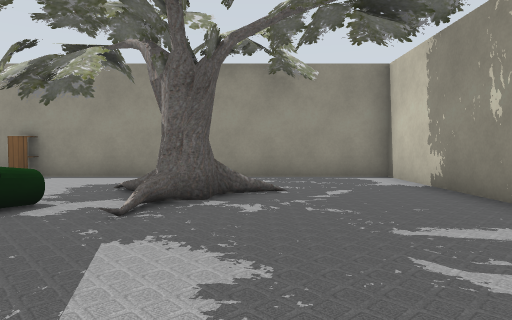
[1] (above)

18 first-person views from a walk through a world built for the Gazebo simulator. The camera is 0.72 m above the floor, tilts 2° down and sees 75° across. Floor lines are 1 m apart. The floor is counted in squares, 1 m on a side. Each view is taken from the middle of a square. On the plan, view 1 faces up. The plan holds only what a view shows up to about 10 squares ahead; the rest is blank. The place goes on beyond the plan. The robots in the file are not drawn. Simple patterns stand in for the simulator's built-in surfaces. Some stock models are drawn as simple stand-ins.

[2]
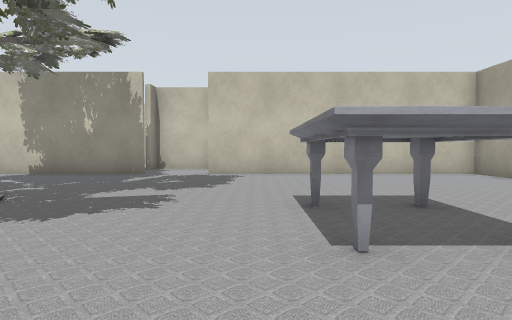

[3]
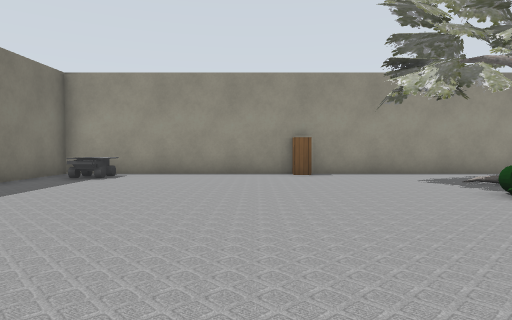

[4]
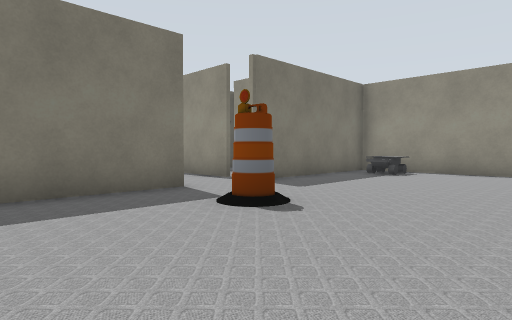

[5]
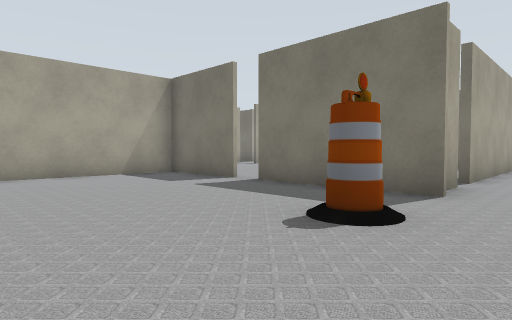

[6]
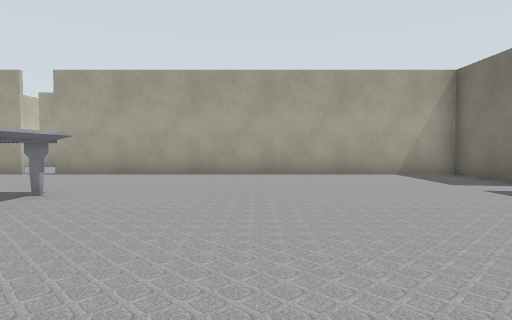

[7]
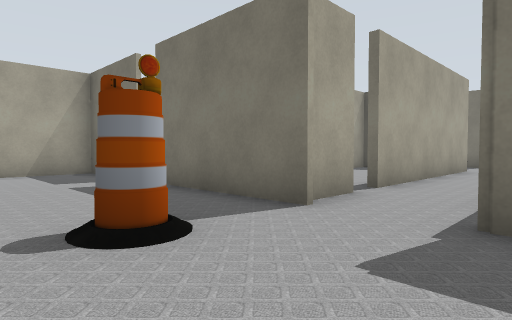

[8]
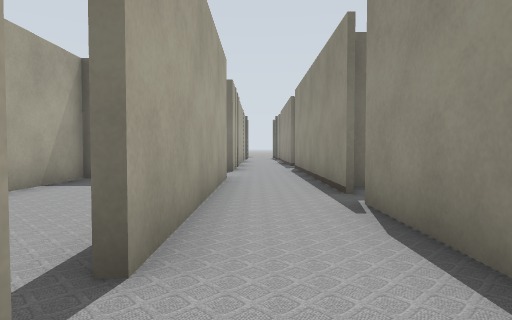

[9]
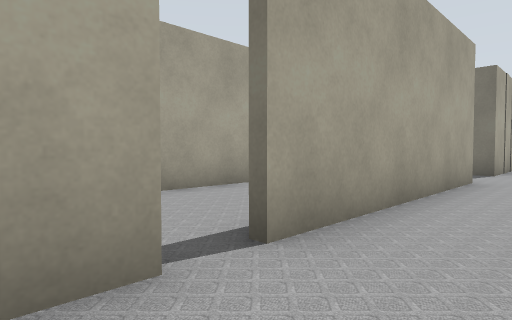

[10]
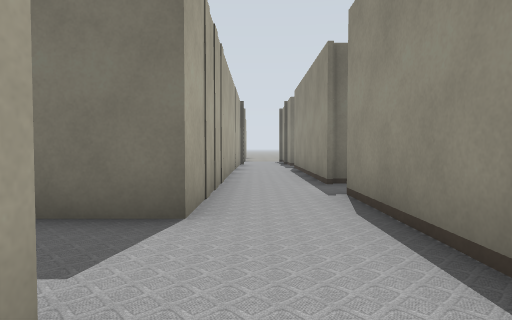

[11]
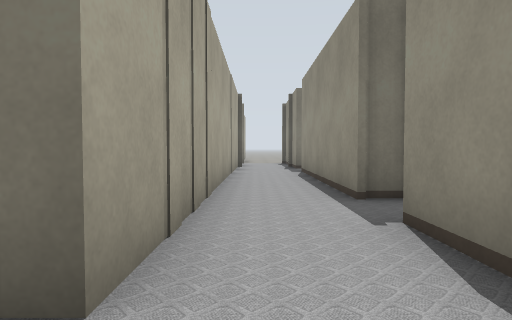

[12]
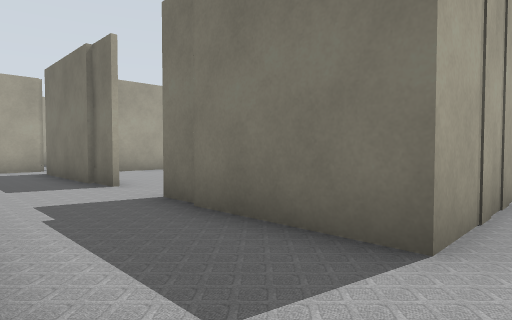

[13]
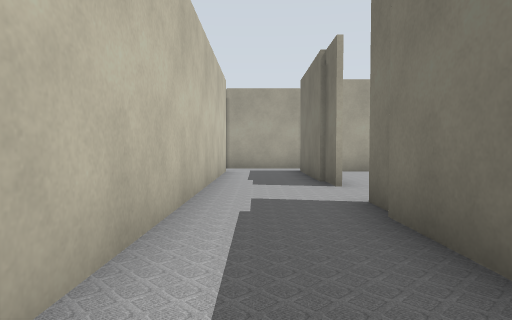

[14]
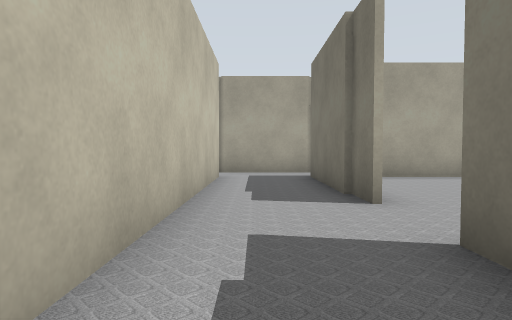

[15]
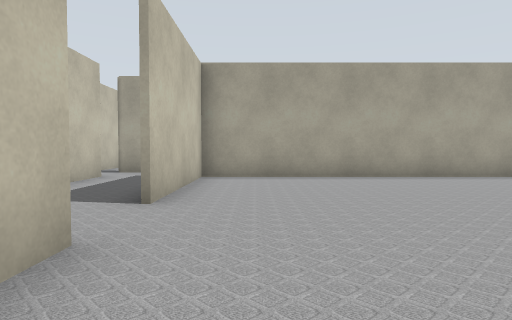

[16]
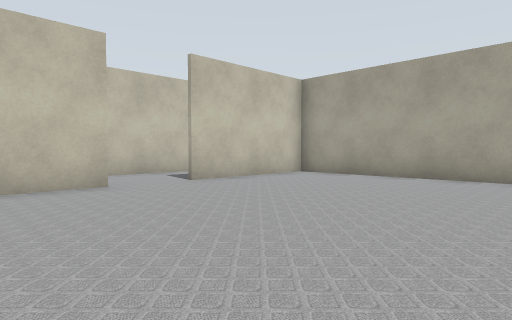

[17]
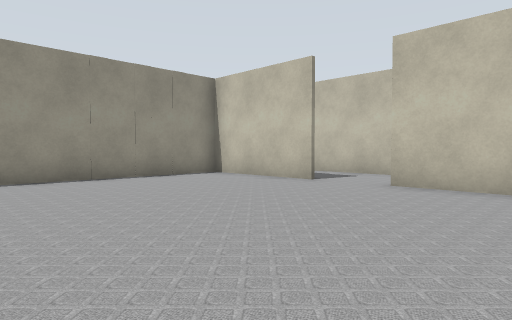

[18]
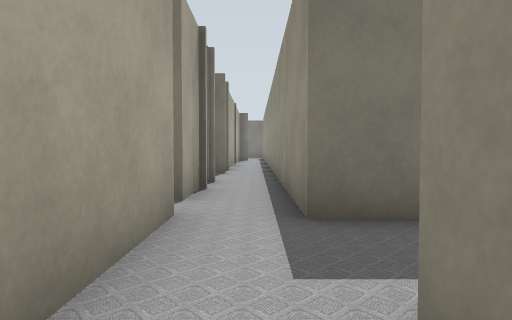

### Floor plan
Ten units are one square. View 1 is at (0, 0); x grows to the right and y downward. Boxes are objects, and circles mark ways between rooms. Rooms are numbered by the first view taken in them; rooms with no view inside come last. Other rooms are left out.
<svg viewBox="-310 -90 348 195">
<path fill="none" stroke="#000" d="M-124 -15 -124 24M-6 61 0 61M-124 31 -124 61 -15 61M33 -31 33 -84 -124 -84 -124 -32M-134 -34 -174 -34M-140 -13 -128 -13M19 61 33 61 33 -14M-175 -13 -148 -13M-182 -34 -214 -34M-211 -13 -175 -13M-268 -42 -268 -34 -305 -34M-214 -34 -252 -34M-305 -13 -234 -13M-234 42 -234 54M-234 16 -234 25M-211 55 -211 -9M-234 -13 -234 15M-236 25 -236 -9M-305 84 -236 84 -236 43M-239 -11 -290 -11M-206 85 -211 85 -211 55M-226 99 -209 99M-234 54 -234 85M-210 21 -158 21M-260 99 -245 99M-238 99 -226 99M-234 85 -276 85"/>
<rect x="-115" y="-85" width="10" height="20" fill="#bbb"><title>other object</title></rect>
<rect x="-105" y="-15" width="10" height="10" fill="#bbb"><title>barrel</title></rect>
<rect x="-65" y="-85" width="10" height="10" fill="#bbb"><title>cabinet</title></rect>
<rect x="-45" y="5" width="30" height="20" fill="#bbb"><title>marble table</title></rect>
<rect x="-45" y="-75" width="50" height="40" fill="#bbb"><title>oak tree</title></rect>
<rect x="-35" y="-45" width="10" height="10" fill="#bbb"><title>bin</title></rect>
<circle cx="-170" cy="-20" r="3" fill="#2a7"/>
<circle cx="-145" cy="-10" r="3" fill="#2a7"/>
<circle cx="-220" cy="-20" r="3" fill="#2a7"/>
<circle cx="-220" cy="0" r="3" fill="#2a7"/>
<circle cx="-240" cy="35" r="3" fill="#2a7"/>
<circle cx="-220" cy="60" r="3" fill="#2a7"/>
<circle cx="-230" cy="90" r="3" fill="#2a7"/>
<text x="-50" y="-10">1</text>
<text x="-190" y="-20">2</text>
<text x="-250" y="-20">3</text>
<text x="-230" y="30">4</text>
<text x="-270" y="40">5</text>
<text x="-180" y="80">6</text>
<text x="-170" y="0">7</text>
<text x="-250" y="90">8</text>
</svg>
Room 1 opens to room 2. Room 1 opens to room 7. Room 2 opens to room 3. Room 3 opens to room 4. Room 4 opens to room 5. Room 4 opens to room 6. Room 6 opens to room 8.

Where each view was taken, in squares from view 1:
view 1: 0 up, 0 right, facing up
view 2: 0 up, 6 left, facing right
view 3: 1 down, 7 left, facing up
view 4: 2 down, 7 left, facing up-left
view 5: 3 up, 7 left, facing down-left
view 6: 3 up, 7 left, facing down
view 7: 4 up, 9 left, facing down-left
view 8: 2 up, 13 left, facing left
view 9: 3 up, 13 left, facing down-left
view 10: 2 up, 20 left, facing left
view 11: 2 up, 22 left, facing left
view 12: 2 up, 21 left, facing down-left
view 13: 2 up, 22 left, facing down
view 14: 0 up, 22 left, facing down
view 15: 0 up, 25 left, facing down
view 16: 0 up, 30 left, facing down-right
view 17: 7 down, 30 left, facing up-right
view 18: 9 down, 20 left, facing left
